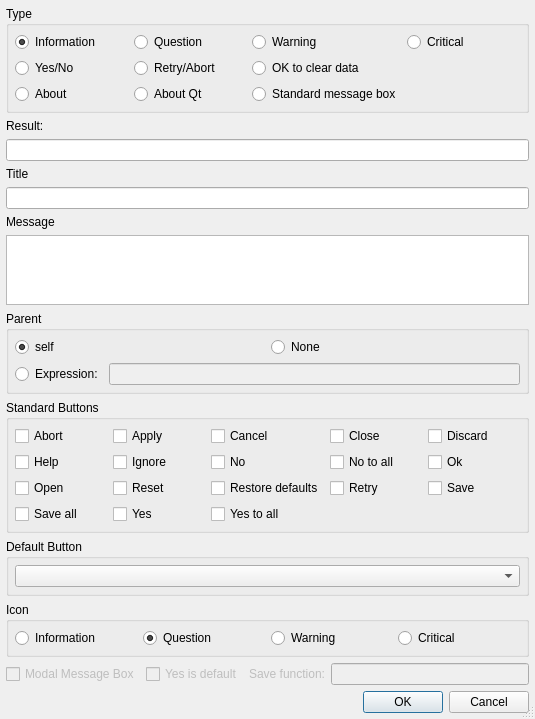
<?xml version="1.0" encoding="UTF-8"?>
<ui version="4.0">
 <class>E5MessageBoxWizardDialog</class>
 <widget class="QDialog" name="E5MessageBoxWizardDialog">
  <property name="geometry">
   <rect>
    <x>0</x>
    <y>0</y>
    <width>535</width>
    <height>681</height>
   </rect>
  </property>
  <property name="windowTitle">
   <string>E5MessageBox Wizard</string>
  </property>
  <property name="sizeGripEnabled">
   <bool>true</bool>
  </property>
  <layout class="QVBoxLayout" name="verticalLayout_2">
   <item>
    <widget class="QGroupBox" name="typeBox">
     <property name="title">
      <string>Type</string>
     </property>
     <layout class="QGridLayout" name="gridLayout">
      <item row="0" column="0">
       <widget class="QRadioButton" name="rInformation">
        <property name="toolTip">
         <string>Generate an Information message box</string>
        </property>
        <property name="text">
         <string>Information</string>
        </property>
        <property name="checked">
         <bool>true</bool>
        </property>
       </widget>
      </item>
      <item row="0" column="1">
       <widget class="QRadioButton" name="rQuestion">
        <property name="focusPolicy">
         <enum>Qt::TabFocus</enum>
        </property>
        <property name="toolTip">
         <string>Generate a Question message box</string>
        </property>
        <property name="text">
         <string>Question</string>
        </property>
       </widget>
      </item>
      <item row="0" column="2">
       <widget class="QRadioButton" name="rWarning">
        <property name="focusPolicy">
         <enum>Qt::TabFocus</enum>
        </property>
        <property name="toolTip">
         <string>Generate a Warning message box</string>
        </property>
        <property name="text">
         <string>Warning</string>
        </property>
       </widget>
      </item>
      <item row="0" column="3">
       <widget class="QRadioButton" name="rCritical">
        <property name="focusPolicy">
         <enum>Qt::TabFocus</enum>
        </property>
        <property name="toolTip">
         <string>Generate a Critical message box</string>
        </property>
        <property name="text">
         <string>Critical</string>
        </property>
       </widget>
      </item>
      <item row="1" column="0">
       <widget class="QRadioButton" name="rYesNo">
        <property name="toolTip">
         <string>Generate a Yes/No message box</string>
        </property>
        <property name="text">
         <string>Yes/No</string>
        </property>
       </widget>
      </item>
      <item row="1" column="1">
       <widget class="QRadioButton" name="rRetryAbort">
        <property name="toolTip">
         <string>Generate a retry/abort message box</string>
        </property>
        <property name="text">
         <string>Retry/Abort</string>
        </property>
       </widget>
      </item>
      <item row="1" column="2">
       <widget class="QRadioButton" name="rOkToClearData">
        <property name="toolTip">
         <string>Generate an &quot;ok to clear data&quot; message box</string>
        </property>
        <property name="text">
         <string>OK to clear data</string>
        </property>
       </widget>
      </item>
      <item row="2" column="0">
       <widget class="QRadioButton" name="rAbout">
        <property name="focusPolicy">
         <enum>Qt::TabFocus</enum>
        </property>
        <property name="toolTip">
         <string>Generate an About message box</string>
        </property>
        <property name="text">
         <string>About</string>
        </property>
       </widget>
      </item>
      <item row="2" column="1">
       <widget class="QRadioButton" name="rAboutQt">
        <property name="focusPolicy">
         <enum>Qt::TabFocus</enum>
        </property>
        <property name="toolTip">
         <string>Generate an AboutQt message box</string>
        </property>
        <property name="text">
         <string>About Qt</string>
        </property>
       </widget>
      </item>
      <item row="2" column="2">
       <widget class="QRadioButton" name="rStandard">
        <property name="toolTip">
         <string>Generate a standard message box</string>
        </property>
        <property name="text">
         <string>Standard message box</string>
        </property>
       </widget>
      </item>
     </layout>
    </widget>
   </item>
   <item>
    <widget class="QLabel" name="lResultVar">
     <property name="text">
      <string>Result:</string>
     </property>
    </widget>
   </item>
   <item>
    <widget class="QLineEdit" name="eResultVar">
     <property name="toolTip">
      <string>Enter the result variable name</string>
     </property>
    </widget>
   </item>
   <item>
    <widget class="QLabel" name="textLabel1">
     <property name="text">
      <string>Title</string>
     </property>
    </widget>
   </item>
   <item>
    <widget class="QLineEdit" name="eCaption">
     <property name="toolTip">
      <string>Enter the title for the message box</string>
     </property>
    </widget>
   </item>
   <item>
    <widget class="QLabel" name="textLabel2">
     <property name="text">
      <string>Message</string>
     </property>
    </widget>
   </item>
   <item>
    <widget class="QTextEdit" name="eMessage">
     <property name="toolTip">
      <string>Enter the message to be shown in the message box</string>
     </property>
     <property name="tabChangesFocus">
      <bool>true</bool>
     </property>
    </widget>
   </item>
   <item>
    <widget class="QGroupBox" name="parentGroup">
     <property name="title">
      <string>Parent</string>
     </property>
     <layout class="QGridLayout" name="gridLayout_3">
      <item row="0" column="0">
       <widget class="QRadioButton" name="parentSelf">
        <property name="toolTip">
         <string>Select &quot;self&quot; as parent</string>
        </property>
        <property name="text">
         <string>self</string>
        </property>
        <property name="checked">
         <bool>true</bool>
        </property>
       </widget>
      </item>
      <item row="0" column="1">
       <widget class="QRadioButton" name="parentNone">
        <property name="toolTip">
         <string>Select &quot;None&quot; as parent</string>
        </property>
        <property name="text">
         <string>None</string>
        </property>
       </widget>
      </item>
      <item row="1" column="0" colspan="2">
       <layout class="QHBoxLayout" name="horizontalLayout_2">
        <item>
         <widget class="QRadioButton" name="parentOther">
          <property name="toolTip">
           <string>Select to enter a parent expression</string>
          </property>
          <property name="text">
           <string>Expression:</string>
          </property>
         </widget>
        </item>
        <item>
         <widget class="QLineEdit" name="parentEdit">
          <property name="enabled">
           <bool>false</bool>
          </property>
          <property name="toolTip">
           <string>Enter the parent expression</string>
          </property>
         </widget>
        </item>
       </layout>
      </item>
     </layout>
    </widget>
   </item>
   <item>
    <widget class="QGroupBox" name="standardButtons">
     <property name="title">
      <string>Standard Buttons</string>
     </property>
     <layout class="QGridLayout" name="gridLayout_2">
      <item row="0" column="0">
       <widget class="QCheckBox" name="abortCheck">
        <property name="text">
         <string>Abort</string>
        </property>
       </widget>
      </item>
      <item row="0" column="1">
       <widget class="QCheckBox" name="applyCheck">
        <property name="text">
         <string>Apply</string>
        </property>
       </widget>
      </item>
      <item row="0" column="2">
       <widget class="QCheckBox" name="cancelCheck">
        <property name="text">
         <string>Cancel</string>
        </property>
       </widget>
      </item>
      <item row="0" column="3">
       <widget class="QCheckBox" name="closeCheck">
        <property name="text">
         <string>Close</string>
        </property>
       </widget>
      </item>
      <item row="0" column="4">
       <widget class="QCheckBox" name="discardCheck">
        <property name="text">
         <string>Discard</string>
        </property>
       </widget>
      </item>
      <item row="1" column="0">
       <widget class="QCheckBox" name="helpCheck">
        <property name="text">
         <string>Help</string>
        </property>
       </widget>
      </item>
      <item row="1" column="1">
       <widget class="QCheckBox" name="ignoreCheck">
        <property name="text">
         <string>Ignore</string>
        </property>
       </widget>
      </item>
      <item row="1" column="2">
       <widget class="QCheckBox" name="noCheck">
        <property name="text">
         <string>No</string>
        </property>
       </widget>
      </item>
      <item row="1" column="3">
       <widget class="QCheckBox" name="notoallCheck">
        <property name="text">
         <string>No to all</string>
        </property>
       </widget>
      </item>
      <item row="1" column="4">
       <widget class="QCheckBox" name="okCheck">
        <property name="text">
         <string>Ok</string>
        </property>
       </widget>
      </item>
      <item row="2" column="0">
       <widget class="QCheckBox" name="openCheck">
        <property name="text">
         <string>Open</string>
        </property>
       </widget>
      </item>
      <item row="2" column="1">
       <widget class="QCheckBox" name="resetCheck">
        <property name="text">
         <string>Reset</string>
        </property>
       </widget>
      </item>
      <item row="2" column="2">
       <widget class="QCheckBox" name="restoreCheck">
        <property name="text">
         <string>Restore defaults</string>
        </property>
       </widget>
      </item>
      <item row="2" column="3">
       <widget class="QCheckBox" name="retryCheck">
        <property name="text">
         <string>Retry</string>
        </property>
       </widget>
      </item>
      <item row="2" column="4">
       <widget class="QCheckBox" name="saveCheck">
        <property name="text">
         <string>Save</string>
        </property>
       </widget>
      </item>
      <item row="3" column="0">
       <widget class="QCheckBox" name="saveallCheck">
        <property name="text">
         <string>Save all</string>
        </property>
       </widget>
      </item>
      <item row="3" column="1">
       <widget class="QCheckBox" name="yesCheck">
        <property name="text">
         <string>Yes</string>
        </property>
       </widget>
      </item>
      <item row="3" column="2">
       <widget class="QCheckBox" name="yestoallCheck">
        <property name="text">
         <string>Yes to all</string>
        </property>
       </widget>
      </item>
     </layout>
    </widget>
   </item>
   <item>
    <widget class="QGroupBox" name="defaultButton">
     <property name="title">
      <string>Default Button</string>
     </property>
     <layout class="QVBoxLayout" name="verticalLayout">
      <item>
       <widget class="QComboBox" name="defaultCombo">
        <property name="sizePolicy">
         <sizepolicy hsizetype="Expanding" vsizetype="Fixed">
          <horstretch>0</horstretch>
          <verstretch>0</verstretch>
         </sizepolicy>
        </property>
        <property name="toolTip">
         <string>Select the default button</string>
        </property>
       </widget>
      </item>
     </layout>
    </widget>
   </item>
   <item>
    <widget class="QGroupBox" name="iconBox">
     <property name="title">
      <string>Icon</string>
     </property>
     <layout class="QHBoxLayout" name="_2">
      <item>
       <widget class="QRadioButton" name="iconInformation">
        <property name="toolTip">
         <string>Show an Information icon</string>
        </property>
        <property name="text">
         <string>Information</string>
        </property>
        <property name="checked">
         <bool>false</bool>
        </property>
       </widget>
      </item>
      <item>
       <widget class="QRadioButton" name="iconQuestion">
        <property name="focusPolicy">
         <enum>Qt::TabFocus</enum>
        </property>
        <property name="toolTip">
         <string>Show a Question icon</string>
        </property>
        <property name="text">
         <string>Question</string>
        </property>
        <property name="checked">
         <bool>true</bool>
        </property>
       </widget>
      </item>
      <item>
       <widget class="QRadioButton" name="iconWarning">
        <property name="focusPolicy">
         <enum>Qt::TabFocus</enum>
        </property>
        <property name="toolTip">
         <string>Show a Warning icon</string>
        </property>
        <property name="text">
         <string>Warning</string>
        </property>
       </widget>
      </item>
      <item>
       <widget class="QRadioButton" name="iconCritical">
        <property name="focusPolicy">
         <enum>Qt::TabFocus</enum>
        </property>
        <property name="toolTip">
         <string>Show a Critical icon</string>
        </property>
        <property name="text">
         <string>Critical</string>
        </property>
       </widget>
      </item>
     </layout>
    </widget>
   </item>
   <item>
    <layout class="QHBoxLayout" name="horizontalLayout">
     <item>
      <widget class="QCheckBox" name="modalCheck">
       <property name="enabled">
        <bool>false</bool>
       </property>
       <property name="toolTip">
        <string>Select to generate a modal message box</string>
       </property>
       <property name="text">
        <string>Modal Message Box</string>
       </property>
      </widget>
     </item>
     <item>
      <widget class="QCheckBox" name="yesDefaultCheck">
       <property name="enabled">
        <bool>false</bool>
       </property>
       <property name="toolTip">
        <string>Select to make 'Yes' the default</string>
       </property>
       <property name="text">
        <string>Yes is default</string>
       </property>
      </widget>
     </item>
     <item>
      <widget class="QLabel" name="label">
       <property name="enabled">
        <bool>false</bool>
       </property>
       <property name="text">
        <string>Save function:</string>
       </property>
      </widget>
     </item>
     <item>
      <widget class="QLineEdit" name="saveFuncEdit">
       <property name="enabled">
        <bool>false</bool>
       </property>
       <property name="toolTip">
        <string>Enter the name of the save function</string>
       </property>
      </widget>
     </item>
    </layout>
   </item>
   <item>
    <widget class="QDialogButtonBox" name="buttonBox">
     <property name="orientation">
      <enum>Qt::Horizontal</enum>
     </property>
     <property name="standardButtons">
      <set>QDialogButtonBox::Cancel|QDialogButtonBox::Ok</set>
     </property>
    </widget>
   </item>
  </layout>
 </widget>
 <layoutdefault spacing="6" margin="6"/>
 <pixmapfunction>qPixmapFromMimeSource</pixmapfunction>
 <tabstops>
  <tabstop>rInformation</tabstop>
  <tabstop>rQuestion</tabstop>
  <tabstop>rWarning</tabstop>
  <tabstop>rCritical</tabstop>
  <tabstop>rYesNo</tabstop>
  <tabstop>rRetryAbort</tabstop>
  <tabstop>rOkToClearData</tabstop>
  <tabstop>rAbout</tabstop>
  <tabstop>rAboutQt</tabstop>
  <tabstop>rStandard</tabstop>
  <tabstop>eResultVar</tabstop>
  <tabstop>eCaption</tabstop>
  <tabstop>eMessage</tabstop>
  <tabstop>parentSelf</tabstop>
  <tabstop>parentNone</tabstop>
  <tabstop>parentOther</tabstop>
  <tabstop>parentEdit</tabstop>
  <tabstop>abortCheck</tabstop>
  <tabstop>applyCheck</tabstop>
  <tabstop>cancelCheck</tabstop>
  <tabstop>closeCheck</tabstop>
  <tabstop>discardCheck</tabstop>
  <tabstop>helpCheck</tabstop>
  <tabstop>ignoreCheck</tabstop>
  <tabstop>noCheck</tabstop>
  <tabstop>notoallCheck</tabstop>
  <tabstop>okCheck</tabstop>
  <tabstop>openCheck</tabstop>
  <tabstop>resetCheck</tabstop>
  <tabstop>restoreCheck</tabstop>
  <tabstop>retryCheck</tabstop>
  <tabstop>saveCheck</tabstop>
  <tabstop>saveallCheck</tabstop>
  <tabstop>yesCheck</tabstop>
  <tabstop>yestoallCheck</tabstop>
  <tabstop>defaultCombo</tabstop>
  <tabstop>iconInformation</tabstop>
  <tabstop>iconQuestion</tabstop>
  <tabstop>iconWarning</tabstop>
  <tabstop>iconCritical</tabstop>
  <tabstop>modalCheck</tabstop>
  <tabstop>yesDefaultCheck</tabstop>
  <tabstop>saveFuncEdit</tabstop>
  <tabstop>buttonBox</tabstop>
 </tabstops>
 <resources/>
 <connections>
  <connection>
   <sender>buttonBox</sender>
   <signal>accepted()</signal>
   <receiver>E5MessageBoxWizardDialog</receiver>
   <slot>accept()</slot>
   <hints>
    <hint type="sourcelabel">
     <x>52</x>
     <y>744</y>
    </hint>
    <hint type="destinationlabel">
     <x>34</x>
     <y>604</y>
    </hint>
   </hints>
  </connection>
  <connection>
   <sender>buttonBox</sender>
   <signal>rejected()</signal>
   <receiver>E5MessageBoxWizardDialog</receiver>
   <slot>reject()</slot>
   <hints>
    <hint type="sourcelabel">
     <x>144</x>
     <y>744</y>
    </hint>
    <hint type="destinationlabel">
     <x>126</x>
     <y>605</y>
    </hint>
   </hints>
  </connection>
  <connection>
   <sender>rStandard</sender>
   <signal>toggled(bool)</signal>
   <receiver>modalCheck</receiver>
   <slot>setEnabled(bool)</slot>
   <hints>
    <hint type="sourcelabel">
     <x>82</x>
     <y>131</y>
    </hint>
    <hint type="destinationlabel">
     <x>67</x>
     <y>705</y>
    </hint>
   </hints>
  </connection>
  <connection>
   <sender>rYesNo</sender>
   <signal>toggled(bool)</signal>
   <receiver>yesDefaultCheck</receiver>
   <slot>setEnabled(bool)</slot>
   <hints>
    <hint type="sourcelabel">
     <x>95</x>
     <y>79</y>
    </hint>
    <hint type="destinationlabel">
     <x>250</x>
     <y>705</y>
    </hint>
   </hints>
  </connection>
  <connection>
   <sender>rOkToClearData</sender>
   <signal>toggled(bool)</signal>
   <receiver>label</receiver>
   <slot>setEnabled(bool)</slot>
   <hints>
    <hint type="sourcelabel">
     <x>388</x>
     <y>79</y>
    </hint>
    <hint type="destinationlabel">
     <x>332</x>
     <y>706</y>
    </hint>
   </hints>
  </connection>
  <connection>
   <sender>rOkToClearData</sender>
   <signal>toggled(bool)</signal>
   <receiver>saveFuncEdit</receiver>
   <slot>setEnabled(bool)</slot>
   <hints>
    <hint type="sourcelabel">
     <x>388</x>
     <y>79</y>
    </hint>
    <hint type="destinationlabel">
     <x>524</x>
     <y>706</y>
    </hint>
   </hints>
  </connection>
  <connection>
   <sender>parentOther</sender>
   <signal>toggled(bool)</signal>
   <receiver>parentEdit</receiver>
   <slot>setEnabled(bool)</slot>
   <hints>
    <hint type="sourcelabel">
     <x>90</x>
     <y>384</y>
    </hint>
    <hint type="destinationlabel">
     <x>142</x>
     <y>386</y>
    </hint>
   </hints>
  </connection>
 </connections>
</ui>
